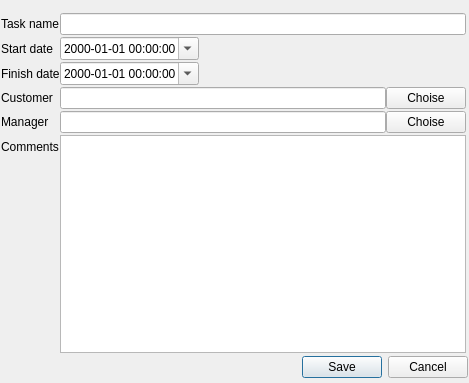
<?xml version="1.0" encoding="UTF-8"?>
<ui version="4.0">
 <class>TaskDialog</class>
 <widget class="QDialog" name="TaskDialog">
  <property name="geometry">
   <rect>
    <x>0</x>
    <y>0</y>
    <width>469</width>
    <height>383</height>
   </rect>
  </property>
  <property name="windowTitle">
   <string>Task</string>
  </property>
  <property name="sizeGripEnabled">
   <bool>false</bool>
  </property>
  <layout class="QVBoxLayout" name="verticalLayout">
   <property name="spacing">
    <number>1</number>
   </property>
   <property name="sizeConstraint">
    <enum>QLayout::SetMaximumSize</enum>
   </property>
   <property name="leftMargin">
    <number>1</number>
   </property>
   <property name="topMargin">
    <number>1</number>
   </property>
   <property name="rightMargin">
    <number>1</number>
   </property>
   <property name="bottomMargin">
    <number>5</number>
   </property>
   <item>
    <layout class="QFormLayout" name="formLayout">
     <property name="sizeConstraint">
      <enum>QLayout::SetMaximumSize</enum>
     </property>
     <property name="fieldGrowthPolicy">
      <enum>QFormLayout::ExpandingFieldsGrow</enum>
     </property>
     <property name="labelAlignment">
      <set>Qt::AlignLeading|Qt::AlignLeft|Qt::AlignVCenter</set>
     </property>
     <property name="formAlignment">
      <set>Qt::AlignLeading|Qt::AlignLeft|Qt::AlignTop</set>
     </property>
     <property name="horizontalSpacing">
      <number>0</number>
     </property>
     <property name="verticalSpacing">
      <number>2</number>
     </property>
     <property name="topMargin">
      <number>12</number>
     </property>
     <property name="rightMargin">
      <number>2</number>
     </property>
     <property name="bottomMargin">
      <number>2</number>
     </property>
     <item row="0" column="0">
      <widget class="QLabel" name="taskNameLabel">
       <property name="text">
        <string>Task name</string>
       </property>
      </widget>
     </item>
     <item row="0" column="1">
      <widget class="QLineEdit" name="taskNameInput"/>
     </item>
     <item row="1" column="0">
      <widget class="QLabel" name="startDateLabel">
       <property name="text">
        <string>Start date</string>
       </property>
      </widget>
     </item>
     <item row="1" column="1">
      <widget class="QDateTimeEdit" name="startDateInput">
       <property name="wrapping">
        <bool>false</bool>
       </property>
       <property name="displayFormat">
        <string>yyyy-MM-dd hh:mm:ss</string>
       </property>
       <property name="calendarPopup">
        <bool>true</bool>
       </property>
      </widget>
     </item>
     <item row="2" column="0">
      <widget class="QLabel" name="finishDateLabel">
       <property name="text">
        <string>Finish date</string>
       </property>
      </widget>
     </item>
     <item row="2" column="1">
      <widget class="QDateTimeEdit" name="finishDateInput">
       <property name="displayFormat">
        <string>yyyy-MM-dd hh:mm:ss</string>
       </property>
       <property name="calendarPopup">
        <bool>true</bool>
       </property>
      </widget>
     </item>
     <item row="3" column="0">
      <widget class="QLabel" name="customerLabel">
       <property name="text">
        <string>Customer</string>
       </property>
      </widget>
     </item>
     <item row="3" column="1">
      <widget class="QFrame" name="frame">
       <property name="frameShape">
        <enum>QFrame::NoFrame</enum>
       </property>
       <property name="frameShadow">
        <enum>QFrame::Raised</enum>
       </property>
       <property name="lineWidth">
        <number>0</number>
       </property>
       <layout class="QHBoxLayout" name="horizontalLayout" stretch="1,0">
        <property name="spacing">
         <number>0</number>
        </property>
        <property name="sizeConstraint">
         <enum>QLayout::SetMaximumSize</enum>
        </property>
        <property name="leftMargin">
         <number>0</number>
        </property>
        <property name="topMargin">
         <number>0</number>
        </property>
        <property name="rightMargin">
         <number>0</number>
        </property>
        <property name="bottomMargin">
         <number>0</number>
        </property>
        <item>
         <widget class="QLineEdit" name="customerInput"/>
        </item>
        <item>
         <widget class="QPushButton" name="customerSelectBtn">
          <property name="text">
           <string>Choise</string>
          </property>
         </widget>
        </item>
       </layout>
      </widget>
     </item>
     <item row="4" column="0">
      <widget class="QLabel" name="managerNameLabel">
       <property name="text">
        <string>Manager</string>
       </property>
      </widget>
     </item>
     <item row="4" column="1">
      <widget class="QFrame" name="managerFrame">
       <property name="frameShape">
        <enum>QFrame::NoFrame</enum>
       </property>
       <property name="frameShadow">
        <enum>QFrame::Raised</enum>
       </property>
       <property name="lineWidth">
        <number>0</number>
       </property>
       <layout class="QHBoxLayout" name="horizontalLayout" stretch="1,0">
        <property name="spacing">
         <number>0</number>
        </property>
        <property name="sizeConstraint">
         <enum>QLayout::SetMaximumSize</enum>
        </property>
        <property name="leftMargin">
         <number>0</number>
        </property>
        <property name="topMargin">
         <number>0</number>
        </property>
        <property name="rightMargin">
         <number>0</number>
        </property>
        <property name="bottomMargin">
         <number>0</number>
        </property>
        <item>
         <widget class="QLineEdit" name="managerFullNameInput"/>
        </item>
        <item>
         <widget class="QPushButton" name="selectManagerBtn">
          <property name="text">
           <string>Choise</string>
          </property>
         </widget>
        </item>
       </layout>
      </widget>
     </item>
     <item row="5" column="0">
      <widget class="QLabel" name="commentsLabel">
       <property name="text">
        <string>Comments</string>
       </property>
      </widget>
     </item>
     <item row="5" column="1">
      <widget class="QPlainTextEdit" name="commentsInput"/>
     </item>
    </layout>
   </item>
   <item>
    <widget class="QDialogButtonBox" name="buttonBox">
     <property name="orientation">
      <enum>Qt::Horizontal</enum>
     </property>
     <property name="standardButtons">
      <set>QDialogButtonBox::Cancel|QDialogButtonBox::Save</set>
     </property>
    </widget>
   </item>
  </layout>
 </widget>
 <resources/>
 <connections>
  <connection>
   <sender>buttonBox</sender>
   <signal>rejected()</signal>
   <receiver>TaskDialog</receiver>
   <slot>onRejectDialog()</slot>
   <hints>
    <hint type="sourcelabel">
     <x>234</x>
     <y>366</y>
    </hint>
    <hint type="destinationlabel">
     <x>234</x>
     <y>191</y>
    </hint>
   </hints>
  </connection>
  <connection>
   <sender>buttonBox</sender>
   <signal>accepted()</signal>
   <receiver>TaskDialog</receiver>
   <slot>onAcceptDialog()</slot>
   <hints>
    <hint type="sourcelabel">
     <x>234</x>
     <y>366</y>
    </hint>
    <hint type="destinationlabel">
     <x>234</x>
     <y>191</y>
    </hint>
   </hints>
  </connection>
 </connections>
 <slots>
  <slot>onRejectDialog()</slot>
  <slot>onAcceptDialog()</slot>
 </slots>
</ui>
